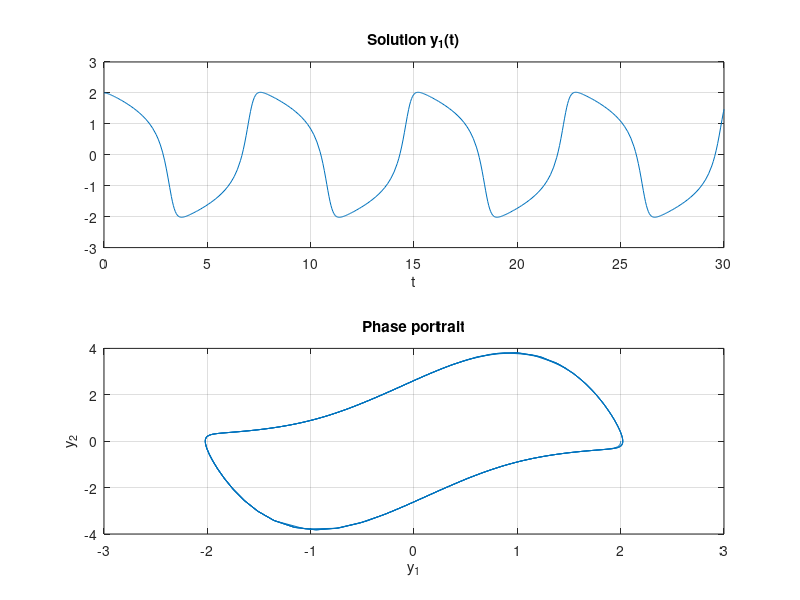

Write MATLAB code to recreate this figure.
% 미분 방정식 / Differential equations
% ode45로 푼 van der Pol 진동자와 위상도
% The van der Pol oscillator with ode45 and its phase portrait
% (script sample — MySimulationMath start page)
% The van der Pol oscillator solved with ode45.
mu = 2;
f = @(t, y) [y(2); mu*(1 - y(1)^2)*y(2) - y(1)];
[t, y] = ode45(f, [0 30], [2; 0]);
subplot(2, 1, 1);
plot(t, y(:, 1)); grid on
title('Solution y_1(t)'); xlabel('t');
subplot(2, 1, 2);
plot(y(:, 1), y(:, 2)); grid on
title('Phase portrait'); xlabel('y_1'); ylabel('y_2');
